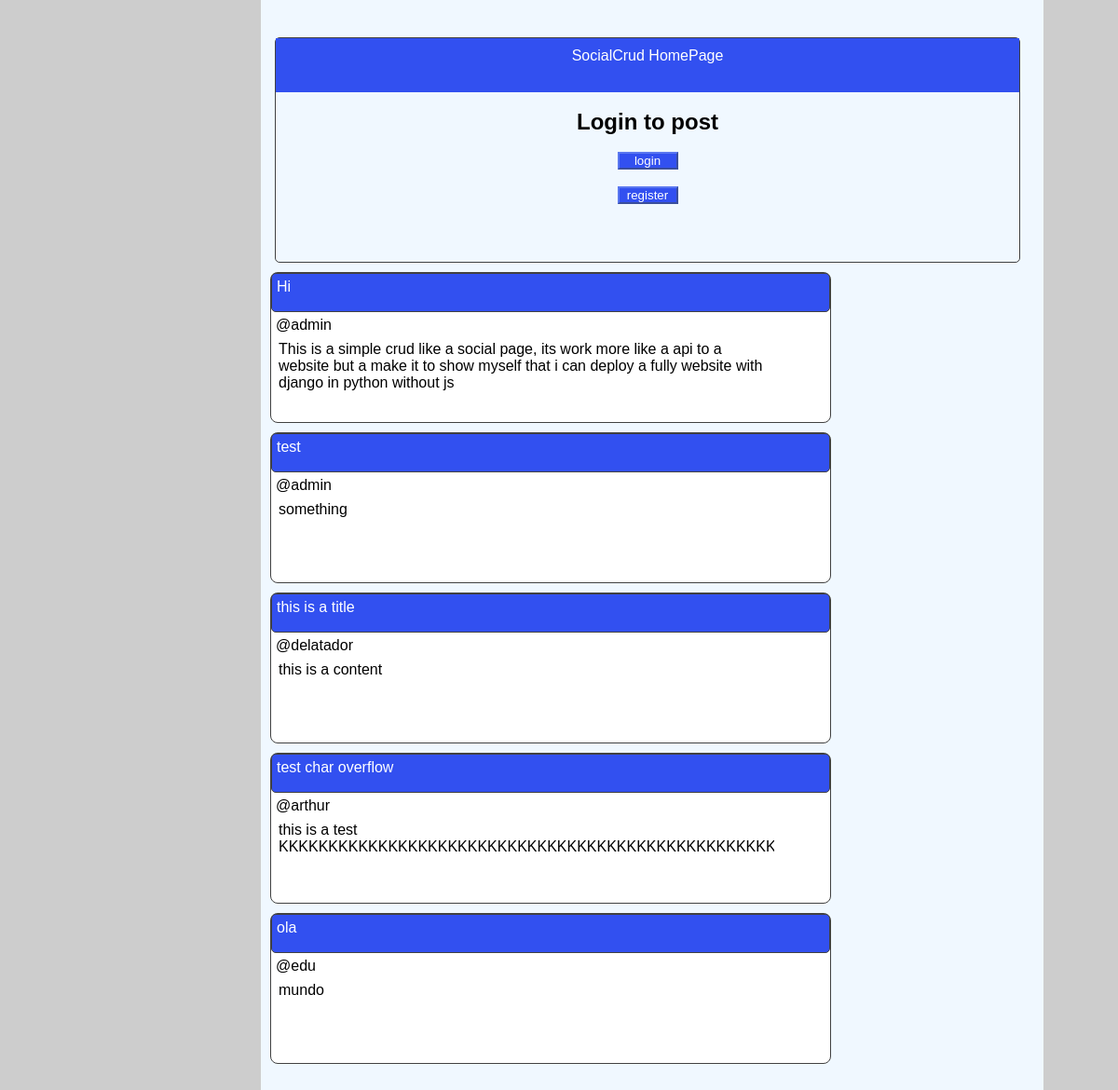
Page /homepage/ on the committed database.
### socialCrud/quickstart/models.py (models this page shows, shortened)
class PostIT(models.Model):
    username = models.CharField(auto_created=True,max_length=32)
    update_time = models.DateField(auto_now_add=True, null=True)
    created_datetime = models.DateField(auto_now=True)
    creator = models.CharField(default='Anon',max_length=320)
    title = models.CharField(max_length=32)
    content = models.CharField(max_length=320)
    ip_andress = models.GenericIPAddressField(auto_created=True ,null=True)

### front_end/views.py (the view, shortened to what this page needs)
# urls.py: path('homepage/', _views.HomePageMain),
def HomePageMain(request: HttpRequest, pk=None):
    posts = PostIT.objects.all().order_by('-created_datetime')
    context = {'posts': posts,}
    load = loader.get_template('default_home.html')
    if request.user.is_authenticated:
        context['authenticate'] = True
        context['view_username'] = request.user
    return HttpResponse(load.render(context=context, request=request))

### front_end/templates/default_home.html (shortened to what this page needs)
<!DOCTYPE html>
<html lang="en">
<head>
</head>
<body>
    <div class="home">
        <div class="header_">
            <div style="padding-bottom: 10px;height: 20%; width: 100%;background-color: rgb(50,80,240);">
                <p style="text-align: center; padding-top: 10px; color: rgb(255,255,255)">
                    SocialCrud HomePage
                </p>
            </div>
            {% if authenticate %}
                <div>
                    <form method='POST' action="/homepage/">{% csrf_token %}
                        How you feeling today
                        <br>
                        <input type="text" name="title" id='title' placeholder="Title"/>
                        <input type="text" name="content" id="content" placeholder="Something..."/>
                        <button style="background-color: rgb(50,80,240); border-color: rgb(90,120, 240);" type="submit">Post It</button>
                    </form>
                </div>
            {% else %}
                <div style="text-align: center;">
                    <br>
                    <h2>Login to post</h2>
                    <br>
                    <form method='GET' action="/login/">{% csrf_token %}
                        <button style="color: rgb(255,255,255);background-color: rgb(50,80,240); border-color: rgb(90,120, 240);width: 65px;" type="submit">login</button>
                    </form>
                    <br>
                    <form method="GET" action="/register/">{% csrf_token %}
                        <button style="color: rgb(255,255,255);background-color: rgb(50,80,240); border-color: rgb(90,120, 240);width: 65px;" type="submit">register</button>
                    </form>
                </div>
            {% endif %}
        </div>
        <ul class="postit_list">
        {% for x in posts  %}
        <div class="postit_field">
            <li class="postit_area">
                <a class="link_postit" href="/home/{{x.id}}">
                <div style="height: 5svh;background-color: rgb(50,80,240);border: 0.5px solid rgb(65,65,65); border-radius: 5px;">
                    <p style="text-align: left;margin: 5px;color: rgb(255,255,255)">{{x.title}}</p>
                </div>
                </a>
                <div style="width: 90%;height: 100%; overflow: auto;">
                    <p style="text-align: left;margin: 5px;">@{{x.username}}</p>
                    <p style="margin: 8px;">{{x.content}}</p>
                </div>
        </div>
        {% endfor %}
        </ul>
        <br><br>
    </div>
</body>
</html>

### front_end/templates/default_home.html (style rules this page uses)
* { margin: 0; padding: 0; }
body { font-family: Arial, Helvetica, sans-serif; background-color: rgb(205,205,205); margin-left: 20px; padding-left: 20px; }
.home { margin-left: 20svw; margin-right: 0; padding-top: 20px; width: 105svh; justify-content: center; height: fit-content; background-color: aliceblue; }
.postit_list { text-decoration: none; }
.postit_field { width: 50svw; height: 20svh; background-color: white; margin: 10px 10px 10px 10px; border: 1px solid rgb(65,65,65); border-radius: 8px; }
.link_postit { text-decoration: none; text-emphasis: none; text-decoration-color: black; color: black; }
.postit_area { text-decoration: none; list-style: none; }
button { background-color: rgba(200,20,40,0.9); border-color: rgba(80,0,0,0.2); }
.header_ { margin-top: 20px;margin-left: 15px;border: 0.5px solid rgb(65,65,65);border-radius: 5px;width: 95%; height: 30svh; }

### rows in the picture
PostIT: title "Hi", username "admin", content "This is a simple crud like a social page, its work more like a api to a website but a make it to show myself that i can deploy a fully website with django in python without js"
PostIT: title "test", username "admin", content "something"
PostIT: title "this is a title", username "delatador", content "this is a content"
PostIT: title "test char overflow", username "arthur", content "this is a test…"
PostIT: title "ola", username "edu", content "mundo"
